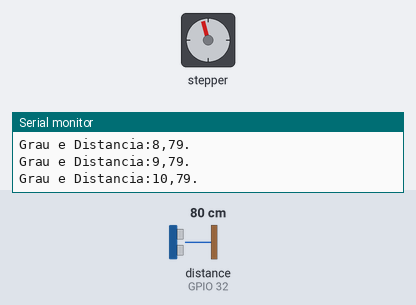
The sketch below on a simulated ESP32. On the bench: stepper motor, the last lines printed to the serial monitor. Wiring (inferred from the names in the program): ultrasonic range finder: trigger GPIO 34; echo GPIO 32. Inputs (shaded band) come from the test bench; at power-on: distance to the obstacle (sensor on GPIO 32) 80 cm. The echo pulse lasts 58.3 µs per cm; stepper angles assume 2048 steps per turn.

Above: at 1.2 s.
1.3 s: distance to the obstacle (sensor on GPIO 32) set to 2 cm
At 3.52 s:
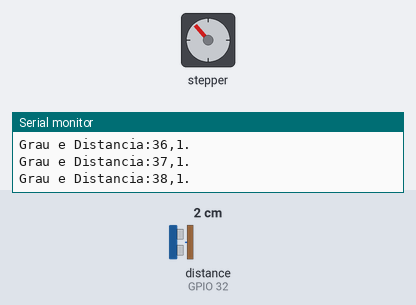
4.3 s: distance to the obstacle (sensor on GPIO 32) set to 250 cm
At 5.43 s:
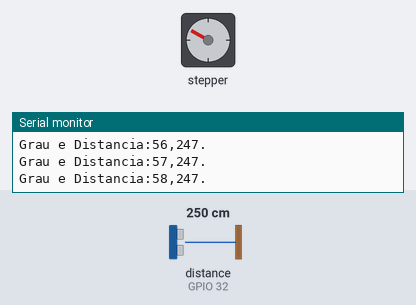
10.3 s: distance to the obstacle (sensor on GPIO 32) set to 4 cm
At 10.48 s:
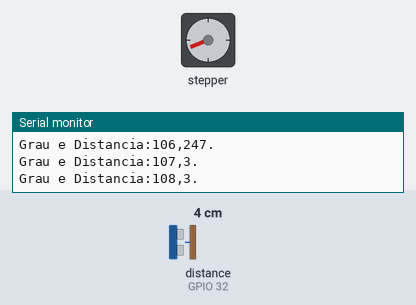
13.3 s: distance to the obstacle (sensor on GPIO 32) set to 299 cm
22.3 s: distance to the obstacle (sensor on GPIO 32) set to 9 cm
Timing chart, 0 to 28.1 s (numbered marks = the images above; inputs shaded):
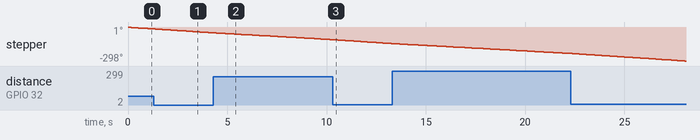

The sketch:

Radar.ino
```cpp
#include <Stepper.h>

const int stepsPerRevolution = 2048;

//Inicializa a biblioteca utilizando as portas 12, 13, 25, 27 para ligacao ao motor
Stepper myStepper(stepsPerRevolution, 25, 12, 27, 13);

// Definicao dos pinos de trigger e eccho do sensor
#define trigPin 34
#define echoPin 32

// Variaveis para o valor da duracao e distancia
long duration;
int distance;

void setup() {
  pinMode(trigPin, OUTPUT); // Seta o pino do trigger como saida
  pinMode(echoPin, INPUT);  // Seta o pino do echo como entrada
  myStepper.setSpeed(3);
  Serial.begin(115200);
}

void loop() {
  for (int i = 0; i <= 360; i++) {
    /*
     * 2048 / 360 = 5.68888...
     */
    myStepper.step(-5);
    if (i % 10 == 0 ) {
      myStepper.step(-6);
    }
    if (i % 100 == 0) {
      myStepper.step(-9);
    }
    delay(30);
    distance = calculateDistance(); // Chama a funcao que calcula a distancia medida pelo sensor de cada grau

    Serial.print("Grau e Distancia:"); // Envia um caracter para indexacao do IDE - Processing para um proximo valor
    Serial.print(i); // Envia o grau para a porta serial
    Serial.print(","); // Envia um caracter para indexacao do IDE - Processing para um proximo valor
    Serial.print(distance); // Envia a distancia para a porta serial
    Serial.println("."); // Envia um caracter para indexacao do IDE - Processing para um proximo valor
  }
  for (int i = 360; i > 0; i--) {
    myStepper.step(5);

    if (i % 10 == 0 ) {
      myStepper.step(6);
    }
    if (i % 100 == 0) {
      myStepper.step(9);
    }
    delay(30);
    distance = calculateDistance();// Chama a funcao que calcula a distancia medida pelo sensor de cada grau

    Serial.print("Grau e Distancia:"); // Envia um caracter para indexacao do IDE - Processing para um proximo valor
    Serial.print(i); //  Envia o grau para a porta serial
    Serial.print(","); // Envia um caracter para indexacao do IDE - Processing para um proximo valor
    Serial.print(distance); // Envia a distancia para a porta serial
    Serial.println("."); // Envia um caracter para indexacao do IDE - Processing para um proximo valor
  }
}
// Funcao para calcular a distancia
int calculateDistance() {

  digitalWrite(trigPin, LOW);
  delayMicroseconds(2);
  // Seta o pino Trigger para alto por 10 microsegundos
  digitalWrite(trigPin, HIGH);
  delayMicroseconds(10);
  digitalWrite(trigPin, LOW);
  duration = pulseIn(echoPin, HIGH); // Le o pino Eccho, retorna a onda sonora em microsegundos
  distance = duration * 0.034 / 2;
  return distance;
}
```
